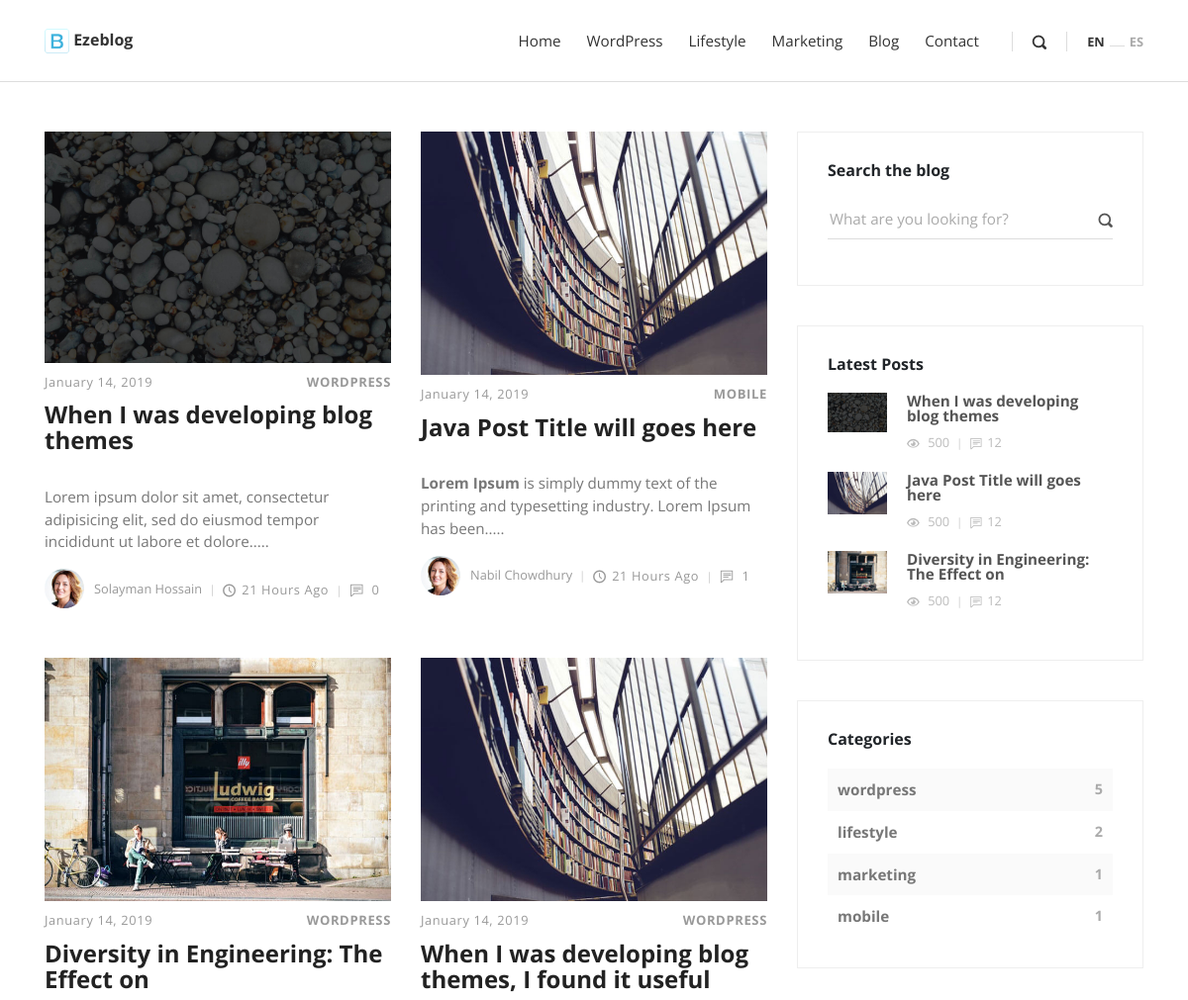
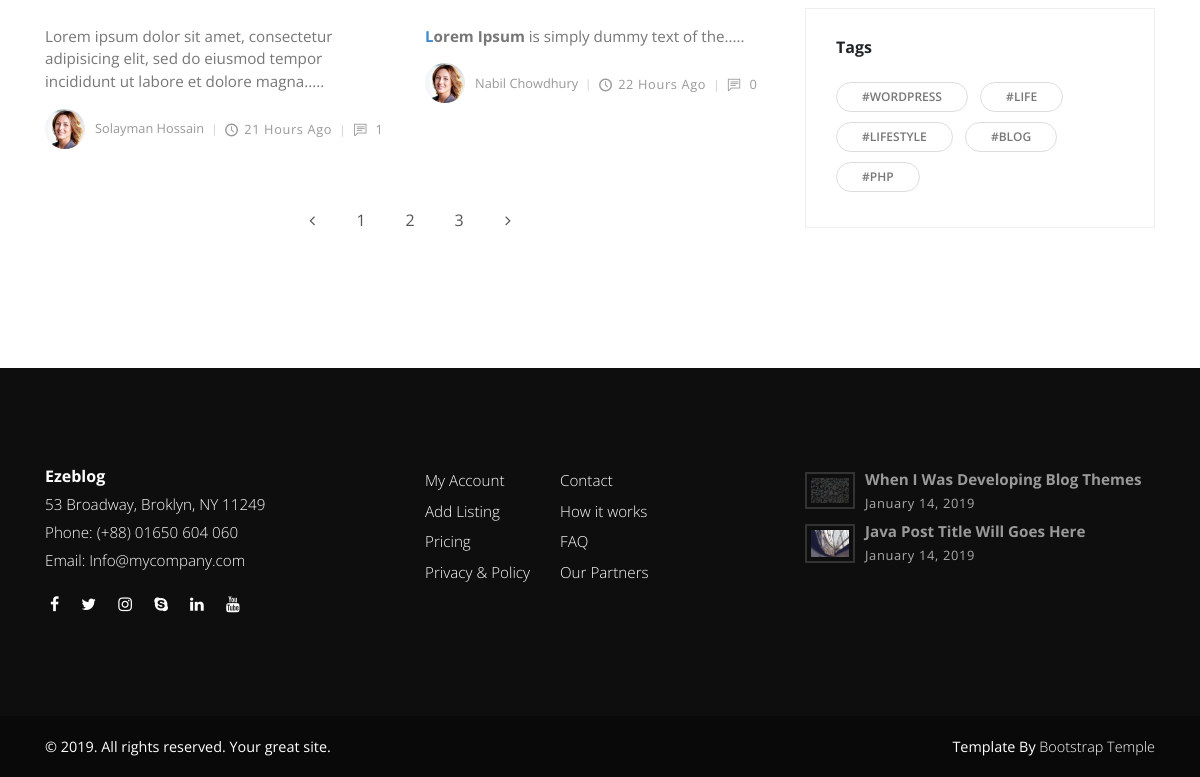
Screenshot of /blog.php with the database file from the repository (2 pictures, top to bottom).
### tables this page shows
CREATE TABLE `list_customize` (
  `id` int(11) NOT NULL,
  `title` varchar(255) NOT NULL,
  `tagline` varchar(255) NOT NULL,
  `url` varchar(255) NOT NULL,
  `logo` varchar(255) NOT NULL,
  `textlogo` varchar(255) NOT NULL,
  `address` varchar(255) NOT NULL,
  `phone` varchar(255) NOT NULL,
  `email` varchar(255) NOT NULL,
  `copyright` varchar(255) NOT NULL,
  `status` int(11) NOT NULL DEFAULT '1',
  `updated_at` timestamp NOT NULL ON UPDATE CURRENT_TIMESTAMP
);

CREATE TABLE `list_mainmenu` (
  `id` int(11) NOT NULL,
  `title` varchar(255) NOT NULL,
  `link` varchar(255) NOT NULL,
  `parent_id` int(11) NOT NULL DEFAULT '0'
);

CREATE TABLE `list_posts` (
  `id` int(11) NOT NULL,
  `title` varchar(255) NOT NULL,
  `description` text NOT NULL,
  `category` int(11) NOT NULL,
  `image` varchar(255) NOT NULL,
  `tags` varchar(255) NOT NULL,
  `metatitle` varchar(255) NOT NULL,
  `metadescription` varchar(255) NOT NULL,
  `author` int(11) NOT NULL,
  `created_at` timestamp NOT NULL DEFAULT CURRENT_TIMESTAMP
);

CREATE TABLE `list_category` (
  `id` int(11) NOT NULL,
  `name` varchar(255) NOT NULL
);

CREATE TABLE `list_user` (
  `id` int(11) NOT NULL,
  `firstname` varchar(255) NOT NULL,
  `lastname` varchar(255) NOT NULL,
  `username` varchar(255) NOT NULL,
  `photo` varchar(255) NOT NULL,
  `email` varchar(255) NOT NULL,
  `details` varchar(255) NOT NULL,
  `password` varchar(255) NOT NULL,
  `birth` date NOT NULL,
  `role` int(11) NOT NULL DEFAULT '1',
  `created_at` timestamp NOT NULL DEFAULT CURRENT_TIMESTAMP
);

CREATE TABLE `list_social` (
  `id` int(11) NOT NULL,
  `facebook` varchar(255) NOT NULL,
  `twitter` varchar(255) NOT NULL,
  `instagram` varchar(255) NOT NULL,
  `skype` varchar(255) NOT NULL,
  `linkedin` varchar(255) NOT NULL,
  `youtube` varchar(255) NOT NULL
);

CREATE TABLE `list_footermenu` (
  `id` int(11) NOT NULL,
  `title` varchar(255) NOT NULL,
  `link` varchar(255) NOT NULL
);

### blog.php (the view, shortened to what the rows shown need)
<?php include 'inc/header.php'; ?>
    <div class="container">
      <div class="row">
        <main class="posts-listing col-lg-8">
          <div class="container">
            <div class="row">
            <?php
                $postPerPage = 4;
                if(isset($_GET['pageid'])){
                    $id = $_GET['pageid'];
                }else{
                    $id = 1;
                }
                $startFrom = ($id - 1) * $postPerPage;
            ?>
            <?php
                $query = "SELECT list_posts.id, title, description, image, list_posts.created_at, list_posts.category, name, firstname, lastname  FROM list_posts, list_category, list_user WHERE list_category.id = list_posts.category AND list_user.id = list_posts.author ORDER BY list_posts.id DESC limit $startFrom, $postPerPage";
                $post = $database->select($query);
                if($post){
            while ($result = $post->fetch_assoc()) {
                ?>
                <div class="post col-xl-6">
                    <div class="post-thumbnail"><a href="post.php?id=<?php echo $result['id']; ?>"><img src="admin/<?php echo $result['image']; ?>" alt="..."
                                                                         class="img-fluid"></a></div>
                    <div class="post-details">
                        <div class="post-meta d-flex justify-content-between">
                            <div class="date meta-last"><?php echo $format->formatYear($result['created_at']); ?></div>
                            <div class="category"><a href="#"><?php echo $result['name']; ?></a></div>
                        </div>
                        <a href="post.php?id=<?php echo $result['id']; ?>">
                            <h3 class="h4"><?php echo $result['title']; ?></h3></a>
                        <p class="text-muted"><?php echo $format->textShorten($result['description'], 120); ?></p>
                        <footer class="post-footer d-flex align-items-center"><a href="#"
                                                                                 class="author d-flex align-items-center flex-wrap">
                                <div class="avatar"><img src="img/avatar-3.jpg" alt="..." class="img-fluid"></div>
                                <div class="title">
                                    <span><?php echo $result['firstname'] . ' ' . $result['lastname']; ?></span></div>
                            </a>
                            <div class="date"><i class="icon-clock"></i><?php echo $format->humanTiming(strtotime($result['created_at'])); ?></div>
                            <div class="comments meta-last"><i class="icon-comment"></i>
                                <?php
                                    $comid = $result['id'];
                                    $query = "SELECT * FROM list_comment WHERE post = '$comid' ";
                                    $comcount = $database->select($query);
                                    if($comcount){
                                        $count = mysqli_num_rows($comcount);
                                        echo $count;
                                    }else{
                                        echo 0;
                                    }
                                ?>
                            </div>
                        </footer>
                    </div>
                </div>
                <?php
            }
            ?>
            </div>
              <?php
                 }else{
                    header('Location: 404.php');
              }
              ?>
          </div>
        </main>
<?php include 'inc/sidebar.php'; ?>
      </div>
    </div>
<?php include 'inc/footer.php'; ?>

### inc/header.php (shortened to what the rows shown need)
<?php include 'lib/database.php'; ?>
<?php include 'lib/format.php'; ?>
<?php
    $database = new Database();
    $format = new Format();
?>
<!DOCTYPE html>
<html>
<head>
    <link rel="stylesheet" href="vendor/bootstrap/css/bootstrap.min.css">
    <link rel="stylesheet" href="vendor/font-awesome/css/font-awesome.min.css">
    <link rel="stylesheet" href="css/fontastic.css">
    <link rel="stylesheet" href="vendor/@fancyapps/fancybox/jquery.fancybox.min.css">
    <link rel="stylesheet" href="css/style.default.css" id="theme-stylesheet">
    <link rel="stylesheet" href="css/custom.css">
</head>
<body>
<header class="header">
    <nav class="navbar navbar-expand-lg">
        <div class="container">
            <div class="navbar-header d-flex align-items-center justify-content-between">
                <?php
                    $query = "SELECT * FROM list_customize WHERE id = '1'  ";
                    $data = $database->select($query);
                    if($data){
                    while($result = $data->fetch_assoc()){
                ?>
                <a href="index.php" class="navbar-brand"> <img src="admin/<?php echo $result['logo']; ?>" alt="" height="25px" width="25px"> <?php echo $result['title']; ?></a>
                <?php
                        }
                    }
                ?>
            </div>
            <div id="navbarcollapse" class="collapse navbar-collapse">
                <ul class="navbar-nav ml-auto">
                    <?php
                        $query = "SELECT * FROM list_mainmenu ORDER BY id ASC";
                        $data = $database->select($query);
                        if($data){
                            while($result = $data->fetch_assoc()){
                    ?>
                    <li class="nav-item"><a href="<?php echo $result['link']; ?>" class="nav-link "><?php echo $result['title']; ?></a>
                    </li>
                     <?php
                            }
                        }
                    ?>
                </ul>
            </div>
        </div>
    </nav>
</header>

### inc/sidebar.php (shortened to what the rows shown need)
<aside class="col-lg-4">
    <div class="widget latest-posts">
        <div class="blog-posts">
            <?php
                $query = "SELECT * FROM list_posts ORDER BY id DESC LIMIT 3";
                $post = $database->select($query);
                if($post){
                    while($result = $post->fetch_assoc()){
             ?>
            <a href="post.php?id=<?php echo $result['id']; ?>">
                <div class="item d-flex align-items-center">
                    <div class="image"><img src="admin/<?php echo $result['image']; ?>" alt="..." class="img-fluid" width="60px" height="60px"></div>
                    <div class="title"><strong><?php echo $result['title']; ?></strong>
                        <div class="d-flex align-items-center">
                            <div class="views"><i class="icon-eye"></i> 500</div>
                            <div class="comments"><i class="icon-comment"></i>12</div>
                        </div>
                    </div>
                </div>
            </a>
             <?php
                  }
                }
            ?>
        </div>
    </div>
    <div class="widget categories">
        <?php
        $query = "SELECT * FROM list_category";
        $category = $database->select($query);
        if($category){
            while($result = $category->fetch_assoc()){
         ?>
         <div class="item d-flex justify-content-between"><a href="category.php?category=<?php echo $result['id']; ?>"><?php echo $result['name']; ?></a>
             <span>
                <?php
                $catid = $result['id'];
                $query = "SELECT * FROM list_posts WHERE category = '$catid' ";
                $catcount = $database->select($query);
                if($catcount){
                    $count = mysqli_num_rows($catcount);
                    echo $count;
                }else{
                    echo 0;
                }
                ?>
             </span>
         </div>
         <?php
                     }
                }else{
                echo "<div class='item d-flex justify-content-between'><a href='#'>No Category Found</a></div>";
            }
        ?>
    </div>
</aside>

### inc/footer.php (shortened to what the rows shown need)
<footer class="main-footer">
    <div class="container">
        <div class="row">
            <div class="col-md-4">
                <div class="logo">
                    <?php
                        $query = "SELECT * FROM list_customize";
                        $data = $database->select($query);
                        if($data){
                        while($result = $data->fetch_assoc()){
                    ?>
                    <h6 class="text-white"><?php echo $result['title']; ?></h6>
                    <?php
                            }
                        }
                    ?>
                </div>
                <div class="contact-details">
                    <?php
                        $query = "SELECT * FROM list_customize";
                        $data = $database->select($query);
                        if($data){
                        while($result = $data->fetch_assoc()){
                    ?>
                    <p><?php echo $result['address']; ?></p>
                    <p><?php echo $result['phone']; ?></p>
                    <p><?php echo $result['email']; ?></p>
                    <?php
                           }
                        }
                    ?>
                    <ul class="social-menu">
                        <?php
                            $query = "SELECT * FROM list_social";
                            $data = $database->select($query);
                            if($data){
                            while($result = $data->fetch_assoc()){
                        ?>
                        <li class="list-inline-item"><a href="<?php echo $result['facebook']; ?>" target="_blank"><i class="fa fa-facebook"></i></a></li>
                        <li class="list-inline-item"><a href="<?php echo $result['twitter']; ?>" target="_blank"><i class="fa fa-twitter"></i></a></li>
                        <li class="list-inline-item"><a href="<?php echo $result['instagram']; ?>" target="_blank"><i class="fa fa-instagram"></i></a></li>
                        <li class="list-inline-item"><a href="<?php echo $result['skype']; ?>" target="_blank"><i class="fa fa-skype"></i></a></li>
                        <li class="list-inline-item"><a href="<?php echo $result['linkedin']; ?>" target="_blank"><i class="fa fa-linkedin"></i></a></li>
                        <li class="list-inline-item"><a href="<?php echo $result['youtube']; ?>" target="_blank"><i class="fa fa-youtube"></i></a></li>
                        <?php
                                }
                            }
                        ?>
                    </ul>
                </div>
            </div>
            <div class="col-md-4">
                <div class="menus d-flex">
                    <ul class="list-unstyled">
                        <?php
                            $query = "SELECT * FROM list_footermenu ORDER BY id ASC LIMIT 4";
                            $data = $database->select($query);
                            if($data){
                            while($result = $data->fetch_assoc()){
                        ?>
                        <li> <a href="<?php echo $result['link']; ?>"><?php echo $result['title']; ?></a></li>
                        <?php
                                }
                            }
                        ?>
                    </ul>
                    <ul class="list-unstyled">
                        <?php
                            $query = "SELECT * FROM list_footermenu ORDER BY id DESC LIMIT 4";
                            $data = $database->select($query);
                            if($data){
                            while($result = $data->fetch_assoc()){
                        ?>
                        <li> <a href="<?php echo $result['link']; ?>"><?php echo $result['title']; ?></a></li>
                        <?php
                             }
                          }
                        ?>
                    </ul>
                </div>
            </div>
            <div class="col-md-4">
                <div class="latest-posts">
                    <?php
                        $query = "SELECT * FROM list_posts ORDER BY id DESC LIMIT 2";
                        $post = $database->select($query);
                        if($post){
                        while($result = $post->fetch_assoc()){
                    ?>
                    <a href="post.php?id=<?php echo $result['id']; ?>">
                        <div class="post d-flex align-items-center">
                            <div class="image"><img src="admin/<?php echo $result['image']; ?>" alt="..." class="img-fluid"></div>
                            <div class="title"><strong><?php echo $result['title']; ?></strong><span class="date last-meta"><?php echo $format->formatYear($result['created_at']); ?></span></div>
                        </div>
                    </a>
                    <?php
                            }
                        }
                    ?>
                </div>
            </div>
        </div>
    </div>
    <div class="copyrights">
        <div class="container">
            <div class="row">
                <div class="col-md-6">
                    <?php
                        $query = "SELECT * FROM list_customize";
                        $post = $database->select($query);
                        if($post){
                        while($result = $post->fetch_assoc()){
                    ?>
                    <p>&copy; <?php echo $result['copyright']; ?></p>
                    <?php
                            }
                        }
                    ?>
                </div>
            </div>
        </div>
    </div>
</footer>
</body>
</html>

### rows the page displays
list_customize: logo (picture), title "Ezeblog", address "53 Broadway, Broklyn, NY 11249", phone "Phone: (+88) 01650 604 060", email "Email: Info@mycompany.com", copyright "2019. All rights reserved. Your great site."
list_mainmenu: title "Home"
list_mainmenu: title "WordPress"
list_mainmenu: title "Lifestyle"
list_mainmenu: title "Marketing"
list_mainmenu: title "Blog"
list_mainmenu: title "Contact"
list_posts: image (picture), created_at "January 14, 2019", category.name "WORDPRESS", title "When I was developing blog themes", description "Lorem ipsum dolor sit amet, consectetur adipisicing elit, sed do eiusmod tempor incididunt ut labore et dolore.....", author.firstname "Solayman", author.lastname "Hossain", created_at "21 Hours Ago", title "When I Was Developing Blog Themes"
list_posts: image (picture), created_at "January 14, 2019", category.name "MOBILE", title "Java Post Title will goes here", description "Lorem Ipsum is simply dummy text of the printing and typesetting industry. Lorem Ipsum has been.....", author.firstname "Nabil", author.lastname "Chowdhury", created_at "21 Hours Ago", count "1", title "Java Post Title Will Goes Here"
list_posts: image (picture), created_at "January 14, 2019", category.name "WORDPRESS", title "Diversity in Engineering: The Effect on", description "Lorem ipsum dolor sit amet, consectetur adipisicing elit, sed do eiusmod tempor incididunt ut labore et dolore magna.....", author.firstname "Solayman", author.lastname "Hossain", created_at "21 Hours Ago", count "1"
list_posts: image (picture), created_at "January 14, 2019", category.name "WORDPRESS", title "When I was developing blog themes, I found it useful", description "L orem Ipsum is simply dummy text of the.....", author.firstname "Nabil", author.lastname "Chowdhury", created_at "22 Hours Ago"
list_category: name "wordpress", count "5"
list_category: name "lifestyle", count "2"
list_category: name "marketing", count "1"
list_category: name "mobile", count "1"
list_footermenu: title "My Account"
list_footermenu: title "Add Listing"
list_footermenu: title "Pricing"
list_footermenu: title "Privacy & Policy"
list_footermenu: title "Contact"
list_footermenu: title "How it works"
list_footermenu: title "FAQ"
list_footermenu: title "Our Partners"

### other values shown
$result['tags'] "WORDPRESS"
$result['tags'] "LIFE"
$result['tags'] "LIFESTYLE"
$result['tags'] "BLOG"
$result['tags'] "PHP"
